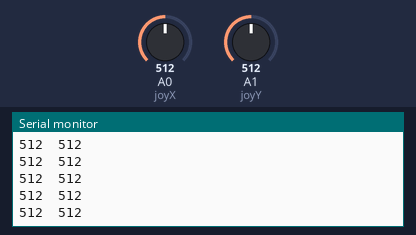
Recording of a sketch running on a simulated Arduino Uno, built with avr-gcc and run on an emulated ATmega328P. On the bench: the last lines printed to the serial monitor. The test bench sets the inputs (shaded band); at power-on: A0 (joyX) = 512, A1 (joyY) = 512.

Above: at 1.2 s.
1.3 s: A0 (joyX) set to 985
At 2.3 s:
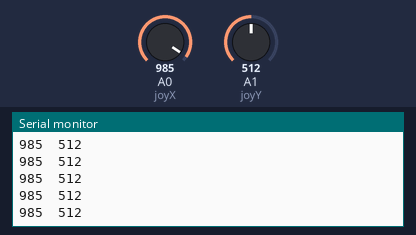
2.8 s: A0 (joyX) set to 1007
At 3.8 s:
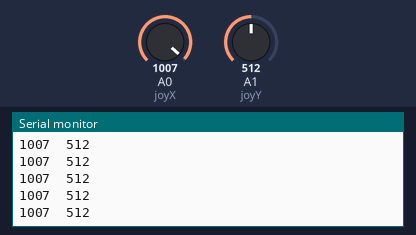
Timing chart, 0 to 5.8 s (numbered marks = the images above; inputs shaded):
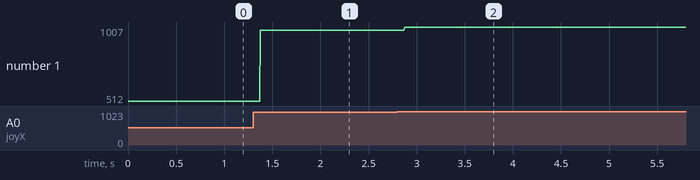

Measured:
- after the input at 1.3 s, the serial monitor: prints a new line after 0.08 s (image 1)
- after the input at 2.8 s, the serial monitor: prints a new line after 0.07 s (image 2)
- plotted number 1: 512 → 985 after the input at 1.3 s, 985 → 1007 after the input at 2.8 s

The sketch:

joystick.ino.ino
```cpp
int joyX = A0;
int joyY = A1;
 int xValue;
  int yValue;
void setup() {
  pinMode (joyX, INPUT) ;
  pinMode (joyY, INPUT) ;
  Serial.begin(9600);
}

void loop() {
  // put your main code here, to run repeatedly:
  xValue = analogRead(joyX);
  yValue = analogRead(joyY);

  //print the values with to plot or view
  Serial.print(xValue);
  Serial.print("\t");
  Serial.println(yValue);
}
```
